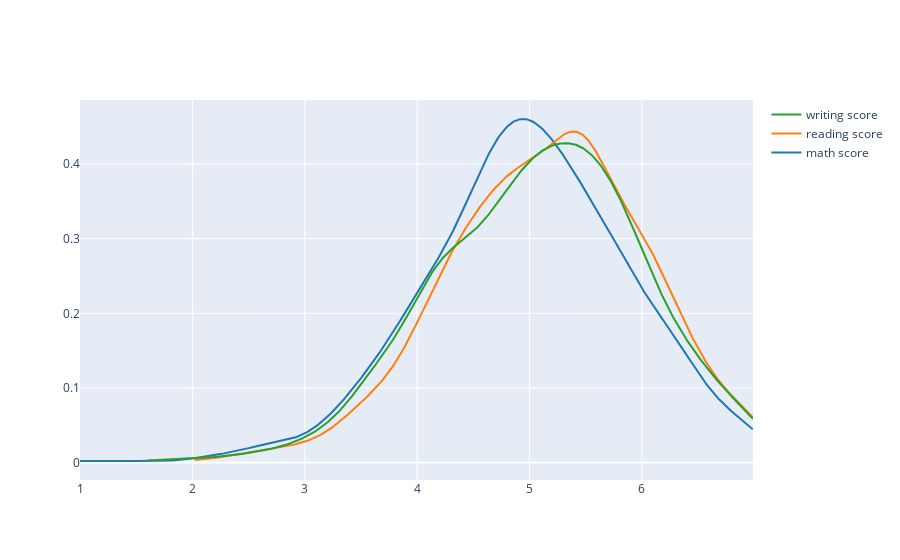

The cell this chart's notebook holds for it:
### Markdown cell above
**Distplot:**

### Code cell
# use displot figurefactory
fig = ff.create_distplot([df_grades[c] for c in df_grades.columns[-3:]], df_grades.columns[-3:], show_hist=False, show_rug=False)
fig.show()

### Figure 1 — Plotly figure (JSON) as saved in the notebook; plotly's stock layout.template omitted (floating-point values rounded to 4 significant figures; data arrays with more than 128 entries replaced by an {"elided": "..."} marker saying what was removed)
{"data": [{"legendgroup": "math score", "marker": {"color": "rgb(31, 119, 180)"}, "mode": "lines", "name": "math score", "showlegend": true, "type": "scatter", "x": {"elided": "500 float values"}, "xaxis": "x", "y": {"elided": "500 float values"}, "yaxis": "y"}, {"legendgroup": "reading score", "marker": {"color": "rgb(255, 127, 14)"}, "mode": "lines", "name": "reading score", "showlegend": true, "type": "scatter", "x": {"elided": "500 float values"}, "xaxis": "x", "y": {"elided": "500 float values"}, "yaxis": "y"}, {"legendgroup": "writing score", "marker": {"color": "rgb(44, 160, 44)"}, "mode": "lines", "name": "writing score", "showlegend": true, "type": "scatter", "x": {"elided": "500 float values"}, "xaxis": "x", "y": {"elided": "500 float values"}, "yaxis": "y"}], "layout": {"barmode": "overlay", "hovermode": "closest", "legend": {"traceorder": "reversed"}, "xaxis": {"anchor": "y2", "domain": [0, 1], "zeroline": false}, "yaxis": {"anchor": "free", "domain": [0, 1], "position": 0}}}
